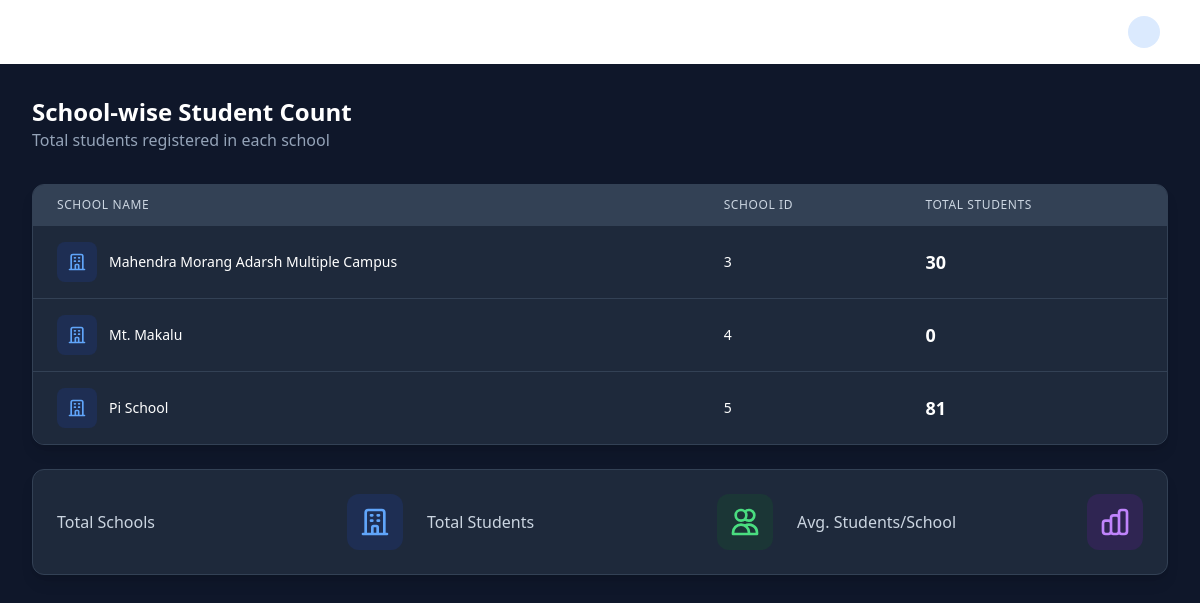
Screenshot of /school/student_list/ with the database file from the repository.
### users/models.py (models this page shows, shortened)
class School(models.Model):
    name = models.CharField(max_length=100, unique=True)
    created_at = models.DateTimeField(auto_now_add=True)

### superadmin/views.py (the view)
# urls.py: path('school/student_list/', school_wise_student, name='school_wise_student'),
def school_wise_student(request):
    school_list = School.objects.annotate(student_count=Count('student'))
    context = {
        'school_list': school_list,
    }
    return render(request, 'superadmin/school_wise_student.html', context)

### superadmin/templates/superadmin/school_wise_student.html (shortened to what this page needs)
{% extends "dashboard/base.html" %}
{% block content %}
<div class="mx-auto px-8 py-8 bg-slate-900 min-h-screen">
  <div class="mb-8">
    <h1 class="text-2xl font-bold text-white">School-wise Student Count</h1>
    <p class="text-slate-400">Total students registered in each school</p>
  </div>
  <div class="bg-slate-800 rounded-xl shadow-lg overflow-hidden border border-slate-700">
    <table class="min-w-full divide-y divide-slate-700">
      <thead class="bg-slate-700">
        <tr>
          <th class="px-6 py-3 text-left text-xs font-medium text-slate-300 uppercase tracking-wider">School Name</th>
          <th class="px-6 py-3 text-left text-xs font-medium text-slate-300 uppercase tracking-wider">School ID</th>
          <th class="px-6 py-3 text-left text-xs font-medium text-slate-300 uppercase tracking-wider">Total Students</th>
        </tr>
      </thead>
      <tbody class="bg-slate-800 divide-y divide-slate-700">
        {% for school in school_list %}
        <tr class="hover:bg-slate-700/50 transition">
          <td class="px-6 py-4">
            <div class="flex items-center gap-3">
              <div class="h-10 w-10 rounded-lg bg-blue-900/30 flex items-center justify-center">
              </div>
              <div>
                <p class="text-sm font-medium text-white">{{ school.name }}</p>
              </div>
            </div>
          </td>
          <td class="px-6 py-4 whitespace-nowrap text-sm text-white">
            {{ school.id }}
          </td>
          <td class="px-6 py-4 whitespace-nowrap">
            <div class="flex items-center">
              <span class="text-lg font-bold text-white">{{ school.student_count }}</span>
            </div>
          </td>
        </tr>
        {% endfor %}
      </tbody>
    </table>
  </div>
  <div class="mt-6 bg-slate-800 rounded-xl shadow-lg p-6 border border-slate-700">
    <div class="grid grid-cols-1 md:grid-cols-3 gap-6">
      <div class="flex items-center justify-between">
        <div>
          <p class="text-slate-300 font-medium">Total Schools</p>
        </div>
        <div class="bg-blue-900/30 p-3 rounded-xl">
        </div>
      </div>
      <div class="flex items-center justify-between">
        <div>
          <p class="text-slate-300 font-medium">Total Students</p>
        </div>
        <div class="bg-green-900/30 p-3 rounded-xl">
          <svg xmlns="http://www.w3.org/2000/svg" class="h-8 w-8 text-green-400" fill="none" viewBox="0 0 24 24" stroke="currentColor">
            <path stroke-linecap="round" stroke-linejoin="round" stroke-width="2" d="M12 4.354a4 4 0 110 5.292M15 21H3v-1a6 6 0 0112 0v1zm0 0h6v-1a6 6 0 00-9-5.197M13 7a4 4 0 11-8 0 4 4 0 018 0z" />
          </svg>
        </div>
      </div>
      <div class="flex items-center justify-between">
        <div>
          <p class="text-slate-300 font-medium">Avg. Students/School</p>
        </div>
        <div class="bg-purple-900/30 p-3 rounded-xl">
        </div>
      </div>
    </div>
  </div>
</div>
{% endblock %}

### rows the page displays
School: name "Mahendra Morang Adarsh Multiple Campus", id "3", student_count "30"
School: name "Mt. Makalu", id "4", student_count "0"
School: name "Pi School", id "5", student_count "81"
